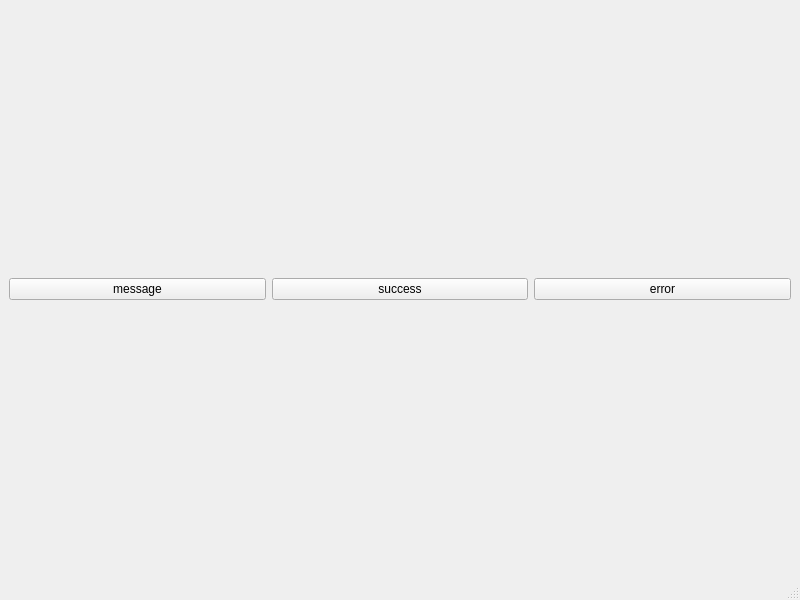
<?xml version="1.0" encoding="UTF-8"?>
<ui version="4.0">
 <class>MainWindow</class>
 <widget class="QMainWindow" name="MainWindow">
  <property name="geometry">
   <rect>
    <x>0</x>
    <y>0</y>
    <width>800</width>
    <height>600</height>
   </rect>
  </property>
  <property name="windowTitle">
   <string>MainWindow</string>
  </property>
  <widget class="QWidget" name="centralwidget">
   <layout class="QHBoxLayout" name="horizontalLayout">
    <item>
     <widget class="QPushButton" name="message_btn">
      <property name="text">
       <string>message</string>
      </property>
     </widget>
    </item>
    <item>
     <widget class="QPushButton" name="success_btn">
      <property name="text">
       <string>success</string>
      </property>
     </widget>
    </item>
    <item>
     <widget class="QPushButton" name="error_btn">
      <property name="text">
       <string>error</string>
      </property>
     </widget>
    </item>
   </layout>
  </widget>
  <widget class="QMenuBar" name="menubar">
   <property name="geometry">
    <rect>
     <x>0</x>
     <y>0</y>
     <width>800</width>
     <height>22</height>
    </rect>
   </property>
  </widget>
  <widget class="QStatusBar" name="statusbar"/>
 </widget>
 <resources/>
 <connections/>
</ui>
